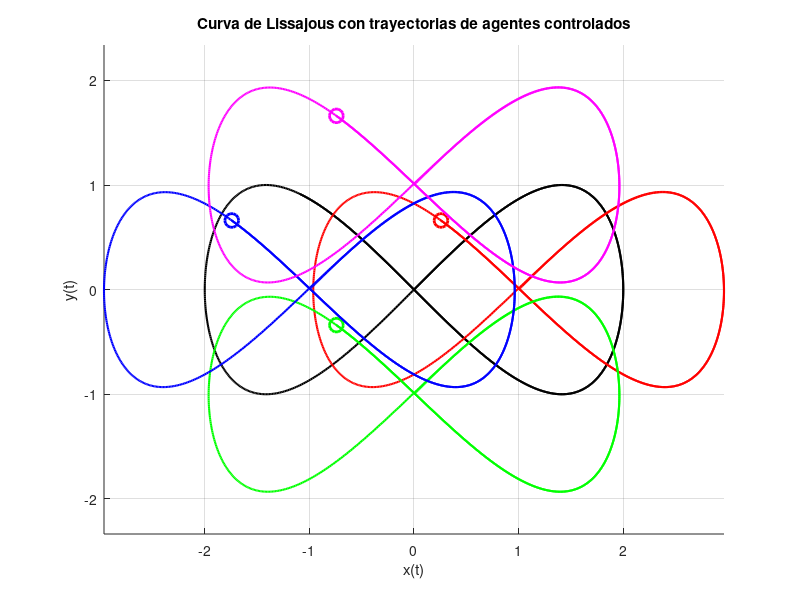

The MATLAB script that drew this image:
clc
clearvars 
close all 

% Parámetros de la curva de Lissajous
A = 2;          % Amplitud en x
B = 1;          % Amplitud en y
a = 1;          % Frecuencia en x
b = 2;          % Frecuencia en y
delta = 0;      % Diferencia de fase

AA=[0 1 0 0;
    0 0 0 0;
    0 0 0 1;
    0 0 0 0];

BB=[0 0;
    1 0;
    0 0;
    0 1];

% Tiempo
t = linspace(0, 10, 1000); % Aumentar el rango de tiempo para la simulación

% Ecuaciones paramétricas de la curva de Lissajous
x_curve = A * sin(a * t + delta);
y_curve = B * sin(b * t);

% Distancia desde la curva para los agentes
d = 1;

% Posiciones relativas de los agentes con respecto a la curva
x_offset = [d, 0, -d, 0];
y_offset = [0, -d, 0, d];

% Parámetros de control
k_a = 1;
k_v = 2;
k_p = 5;

% Inicializar posiciones y velocidades de los agentes
num_agents = 4;
positions = zeros(num_agents, 2, length(t)); % [x, y] para cada agente en cada tiempo
velocities = zeros(num_agents, 2, length(t)); % [vx, vy] para cada agente en cada tiempo

% Inicializar estados
positions(:, 1, 1) = x_curve(1) + x_offset; % Posiciones iniciales en x
positions(:, 2, 1) = y_curve(1) + y_offset; % Posiciones iniciales en y

% Simulación
dt = t(2) - t(1);
for k = 1:length(t)-1
    % Posiciones deseadas en el siguiente instante de tiempo
    x_des = x_curve(k+1) + x_offset;
    y_des = y_curve(k+1) + y_offset;

    for i = 1:num_agents
        % Error de posición y velocidad
        e_p = [x_des(i) - positions(i, 1, k); y_des(i) - positions(i, 2, k)];
        e_v = -[velocities(i, 1, k); velocities(i, 2, k)];

        % Control de aceleración
        u = -k_a * (k_v * e_v + k_p * e_p);

        % Actualizar posiciones
        positions(i, 1, k+1) = positions(i, 1, k) - u(1) * dt;
        positions(i, 2, k+1) = positions(i, 2, k) - u(2) * dt;
    end
end

% Graficar la curva de Lissajous y las trayectorias de los agentes
figure;
hold on;

% Graficar la curva de Lissajous
plot(x_curve, y_curve, 'k', 'LineWidth', 1.5);

% Colores para los agentes
colors = ['r', 'g', 'b', 'm'];

% Graficar las trayectorias de los agentes
for i = 1:num_agents
    plot(squeeze(positions(i, 1, :)), squeeze(positions(i, 2, :)), 'Color', colors(i), 'LineWidth', 1.5);
    plot(positions(i, 1, end), positions(i, 2, end), 'o', 'Color', colors(i), 'MarkerSize', 10, 'LineWidth', 2); % Posición final
end

title('Curva de Lissajous con trayectorias de agentes controlados');
xlabel('x(t)');
ylabel('y(t)');
grid on;
axis equal;
% legend('Curva de Lissajous', 'Agente 1', 'Agente 2', 'Agente 3', 'Agente 4');
hold off;